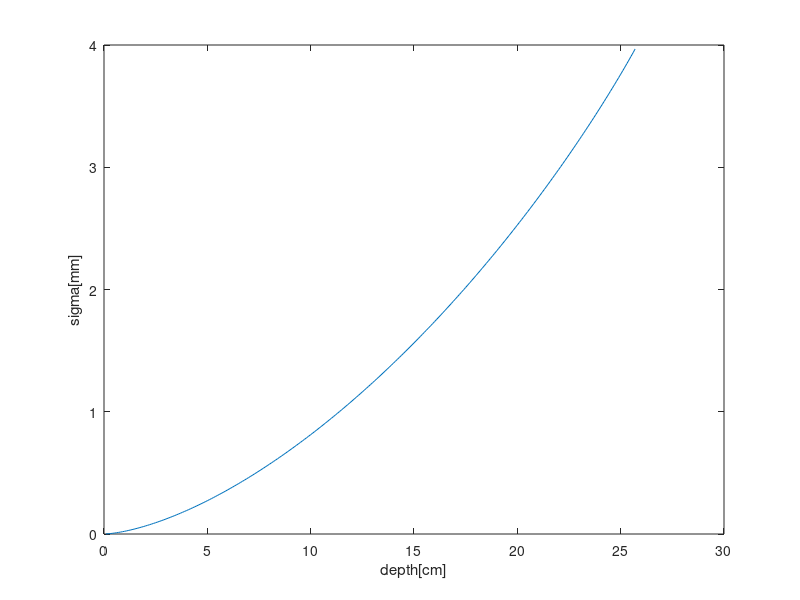

Source code (MATLAB):
clc;
clear;
close all;
%% calculate the Xs value
%for water give the vaule of Hydrogen and Oxygen 
Alpha=137.3060^-1;%fine structure number
N=6.02*10^23;%Avagadro number
re=2.82*10^-13;%calssical electron radius[cm] 
ZH=1;
AH=1;
XsH=(Alpha*N*re^2*ZH^2/AH*(2*log(33219*(AH*ZH)^(-1/3))-1))^-1;

ZO=16;
AO=8;
XsO=(Alpha*N*re^2*ZO^2/AO*(2*log(33219*(AO*ZO)^(-1/3))-1))^-1;

XsW=(1/9*XsH^-1+8/9*XsO^-1)^-1;
XsW=46.88;
%% calculate the fdM value
E=200;%MeV
p=1.735;
alpha=2.623*10^-3;
R=alpha*E^p;
Ep=938.272;%MeV
c=3*10^8;%m
tau=E/Ep;
pv1=(tau+2)/(tau+1)*E;
x=0.1:0.1:floor(R*10)/10;
n=length(x);


%% calculate sigmax and sigmay
Es=15;%MeV
% TdM=fdM.*(Es./pv).^2/XsW;
pv=pv1.*sqrt(1-x./R);
% fdM=0.5244+0.1975*log10(1-(pv./pv1).^2)+0.2320.*log10(pv)-0.0098.*log10(pv).*log10(1-(pv./pv1).^2);

A=2.*(pv).^2./(R-x);
sigmax_sq=zeros(n,1);
for i=1:n
    pvhalf=pv1*sqrt(1-(x(i)/2)/R);
%     A=2*pv(i)^2/(R-x(i))
    fdM=0.5244+0.1975*log10(1-(pvhalf/pv1)^2)+0.2320*log10(pvhalf)-0.0098*log10(pvhalf)*log10(1-(pvhalf/pv1)^2);
    t=x(i)/R;
    sigmax_sq(i)=Es^2/XsW*fdM*R^2/A(i)*((1-t)^2*log((1-t)^-1)+3/2*t^2-t);
end
% t=x./R;
% sigma=(1-t).^2.*log(1./(1-t))+3/2.*t.^3-t;
% sigma=sigma';

sigmaMCS=sqrt(sigmax_sq)*10;%mm
plot(x,sigmaMCS,'-');
xlabel('depth[cm]');
ylabel('sigma[mm]');
extend=ones(300-n,1)*sigmaMCS(n);
sigmaMCS=[sigmaMCS; extend];
